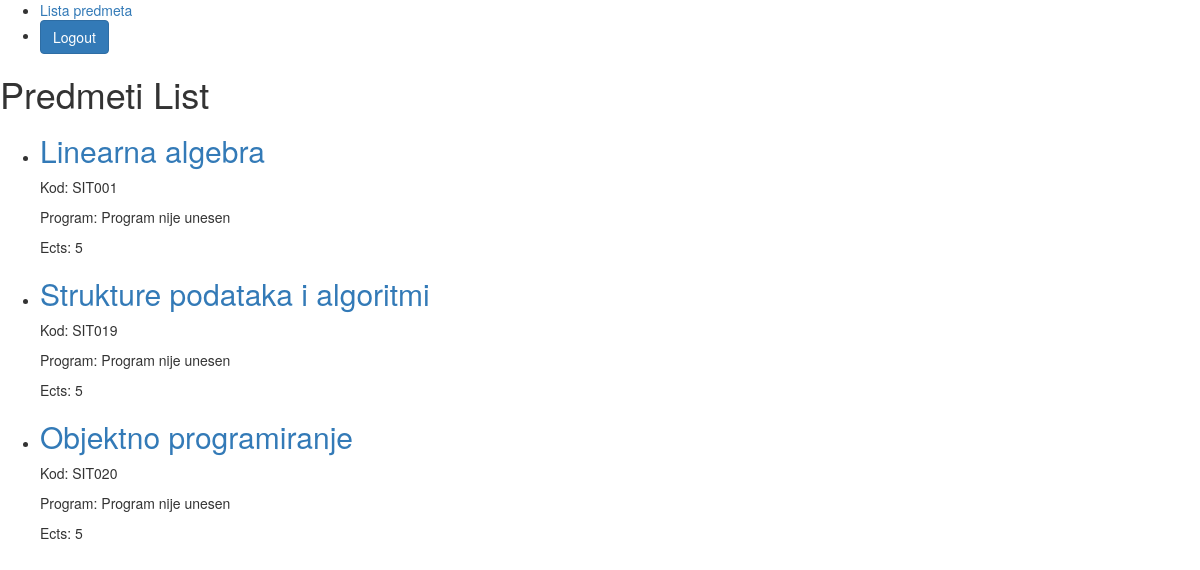
/profesor/predmeti/ (signed in), run on an earlier commit of the app's database.
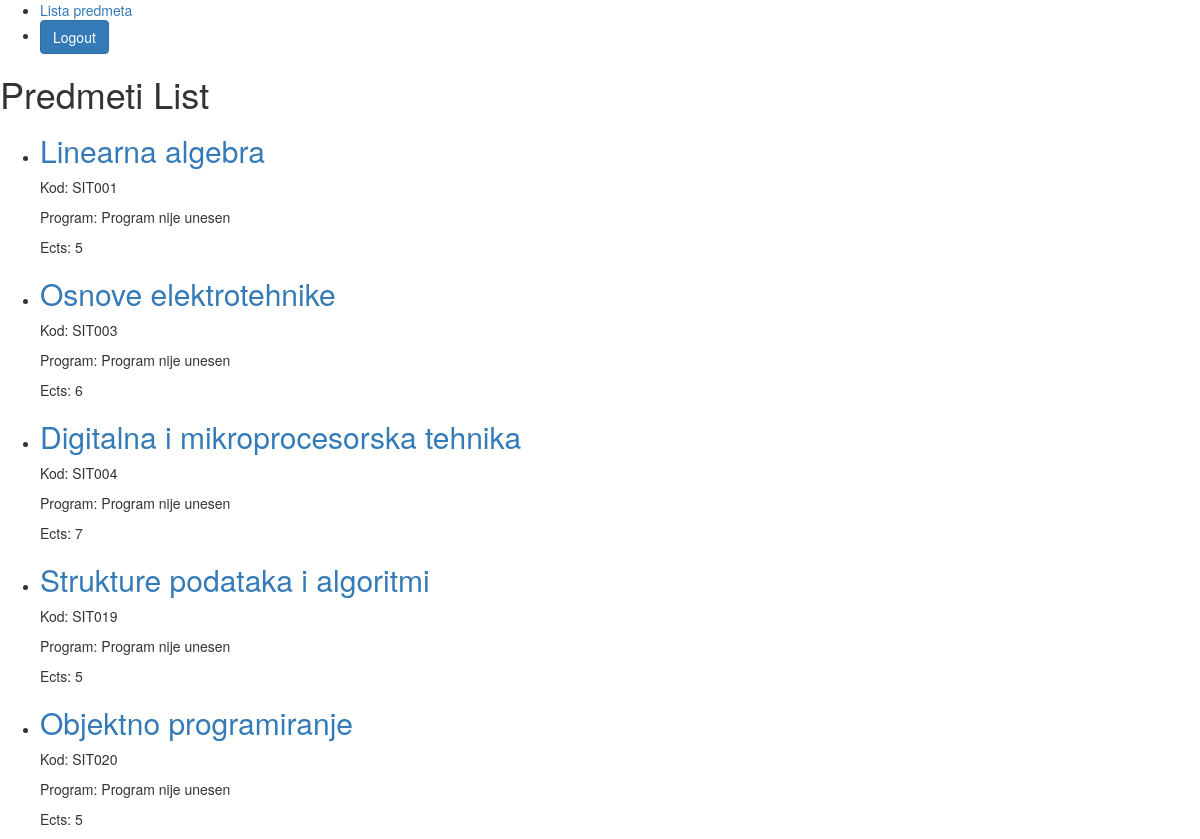
And on a later commit of the database.
### appUpisStudenata/models.py (models this page shows, shortened)
class Predmeti(models.Model):
    IZBORNI = (('DA', 'da'), ('NE', 'ne'))
    name = models.CharField(max_length=50)
    kod = models.CharField(max_length=50)
    program = models.CharField(max_length=50)
    ects = models.IntegerField()
    sem_red = models.IntegerField()
    sem_izv = models.IntegerField()
    izborni = models.CharField(max_length=50, choices=IZBORNI)
    nositelj = models.ForeignKey(Korisnik, on_delete=models.SET_NULL, blank=True, null=True, related_name='nositelj')

### appUpisStudenata/views.py (the view)
# urls.py: path('profesor/predmeti/', PredmetiProfesoriListView.as_view(), name='predmetiProfesora'),
class PredmetiProfesoriListView(LoginRequiredMixin, ListView):
    model = Predmeti
    template_name = 'listPredmetiProfesora.html'
    context_object_name = 'predmeti_list'
    def dispatch(self, request, *args, **kwargs):
        if not request.user.is_authenticated:
            return redirect('login')
        if request.user.role.role != 'PROFESOR':
            return HttpResponseForbidden("Access Denied")
        return super().dispatch(request, *args, **kwargs)
    def get_queryset(self):
        return Predmeti.objects.filter(nositelj=self.request.user)

### appUpisStudenata/templates/listPredmetiProfesora.html
{% extends 'base.html' %}
{% block content %}
  <h1>Predmeti List</h1>
  <ul>
    {% for predmet in predmeti_list %}
      <li>
        <h2><a href="{% url 'upisaniStudenti' predmet_id=predmet.pk %}">{{ predmet.name }}</a></h2>
        <p>Kod: {{ predmet.kod }}</p>
        <p>Program: {{ predmet.program }}</p>
        <p>Ects: {{ predmet.ects }}</p>
      </li>
    {% empty %}
      <li>No Predmeti available.</li>
    {% endfor %}
  </ul>
{% endblock %}

What changed in the data, as far as the page shows it:
now on this page (row edited): Predmeti: name "Osnove elektrotehnike", kod "SIT003", program "Program nije unesen", ects "6"
now on this page (row edited): Predmeti: name "Digitalna i mikroprocesorska tehnika", kod "SIT004", program "Program nije unesen", ects "7"
